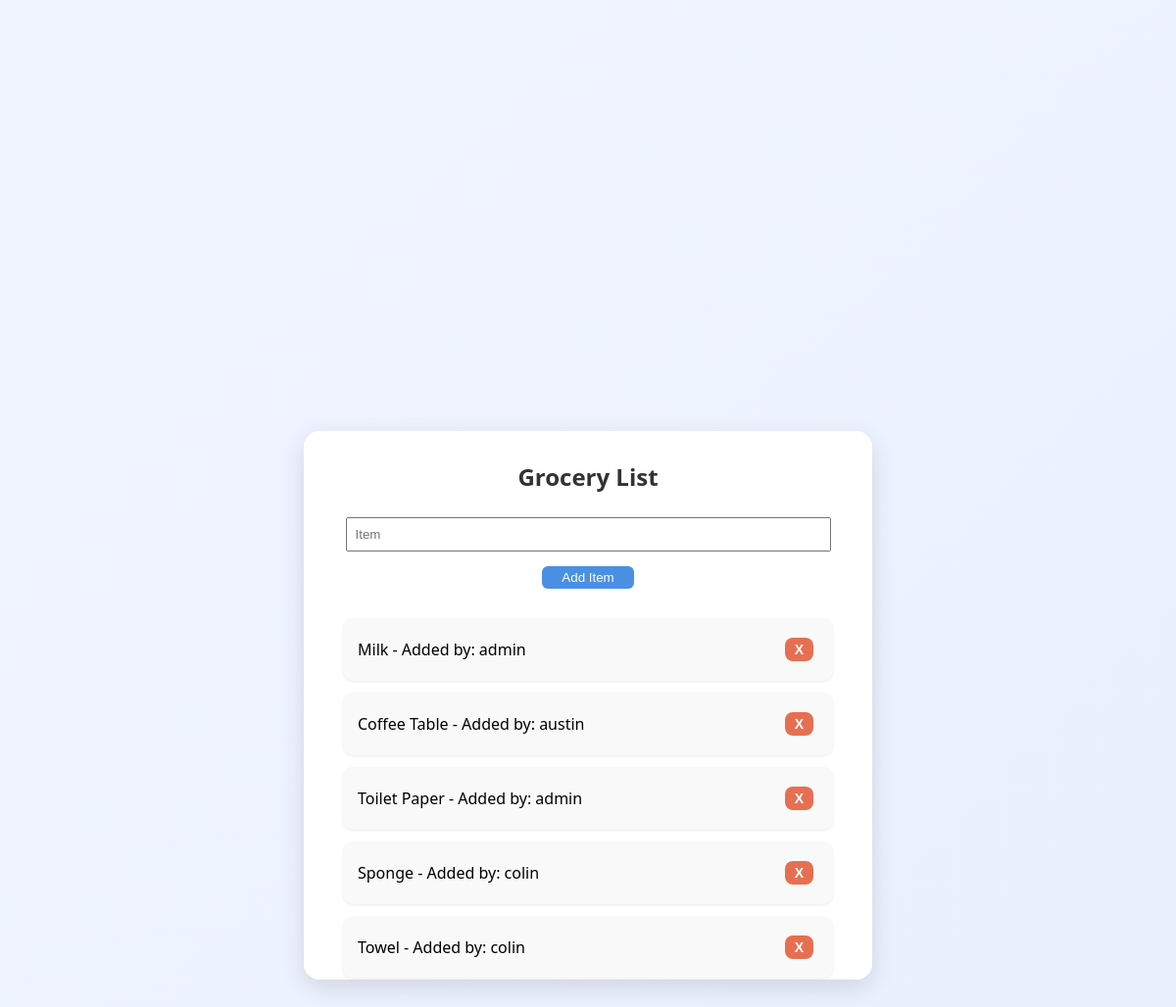
Screenshot of /grocery (signed in) with the database file from the repository.
### tables this page shows
CREATE TABLE grocery (
                id INTEGER PRIMARY KEY AUTOINCREMENT,
                item TEXT,
                user TEXT            
                    );

### app.py (the view, shortened to what this page needs)
@app.route('/grocery', methods=['GET', 'POST'])
def grocery_list():
    if 'user' not in session:
        return redirect('/login')
    role = session.get('role')
    can_add = role in ['admin', 'purple']
    with sqlite3.connect('database.db', check_same_thread=False) as conn:
        cur = conn.cursor()
        cur.execute('SELECT * FROM grocery')  # Assuming columns: id, item, user
        items = cur.fetchall()
    return render_template('grocery.html',items=items, can_add=can_add)

### templates/grocery.html (shortened to what this page needs)
<!DOCTYPE html>
<html>
<head>
    <link rel="stylesheet" href="/static/style.css">
</head>
<body>
<div class = "box-grocery">
    <h2>Grocery List</h2>
    {% if can_add %}
    <form method="POST" action="/grocery">
            <input type="text" name="item" placeholder="Item">
            <button type="submit">Add Item</button>
    </form>
    {% endif %}
    <ul style="margin-top: 20px;">
    {% for item in items %}
        <li class="grocery-item">
            {{ item[1] }} - Added by: {{ item[2] }}
            {% if session['role'] != 'viewer'%}
            <form method="POST" action="/delete-item" style="display:inline;">
                <button type="submit" class="delete-btn">X</button>
            </form>
            {% endif %}
        </li>
    {% endfor %}
</ul>
</div>
</body>
</html>

### static/style.css (style rules this page uses)
body { margin: 0; padding: 0; font-family: 'Segoe UI', sans-serif; background: linear-gradient(135deg, #f0f4ff, #e8f0fe); height: 100vh; display: flex; justify-content: center; align-items: center; }
input { padding: 8px; margin: 5px 0; width: 95%; }
button { padding: 4px 20px; margin: 10px 5px; background: #4A90E2; color: white; border: none; border-radius: 6px; cursor: pointer; }
ul { list-style: none; padding: 0; }
li { margin: 12px 0; }
h2 { margin-top: 0; color: #333; }
.delete-btn { background: #e76f51; border: none; color: white; font-weight: bold; padding: 4px 10px; border-radius: 8px; cursor: pointer; transition: background 0.2s; font-size: 14px; }
.grocery-item { display: flex; justify-content: space-between; align-items: center; background: #f9f9f9; padding: 10px 15px; margin-bottom: 10px; border-radius: 10px; box-shadow: 0 1px 3px rgba(0,0,0,0.08); transition: background 0.2s; }
.box-grocery { max-height: 500px; overflow-y: auto; margin-top: 20px; padding-right: 5px; border-radius: 10px; margin-bottom: 4px; }

### templates/grocery.html (style rules this page uses)
.box-grocery { background: white; padding: 30px 40px; border-radius: 16px; box-shadow: 0 8px 24px rgba(0, 0, 0, 0.12); width: 95%; max-width: 500px; margin-top: 40px; text-align: center; }

### rows the page displays
grocery: item "Milk", user "admin"
grocery: item "Coffee Table", user "austin"
grocery: item "Toilet Paper", user "admin"
grocery: item "Sponge", user "colin"
grocery: item "Towel", user "colin"
